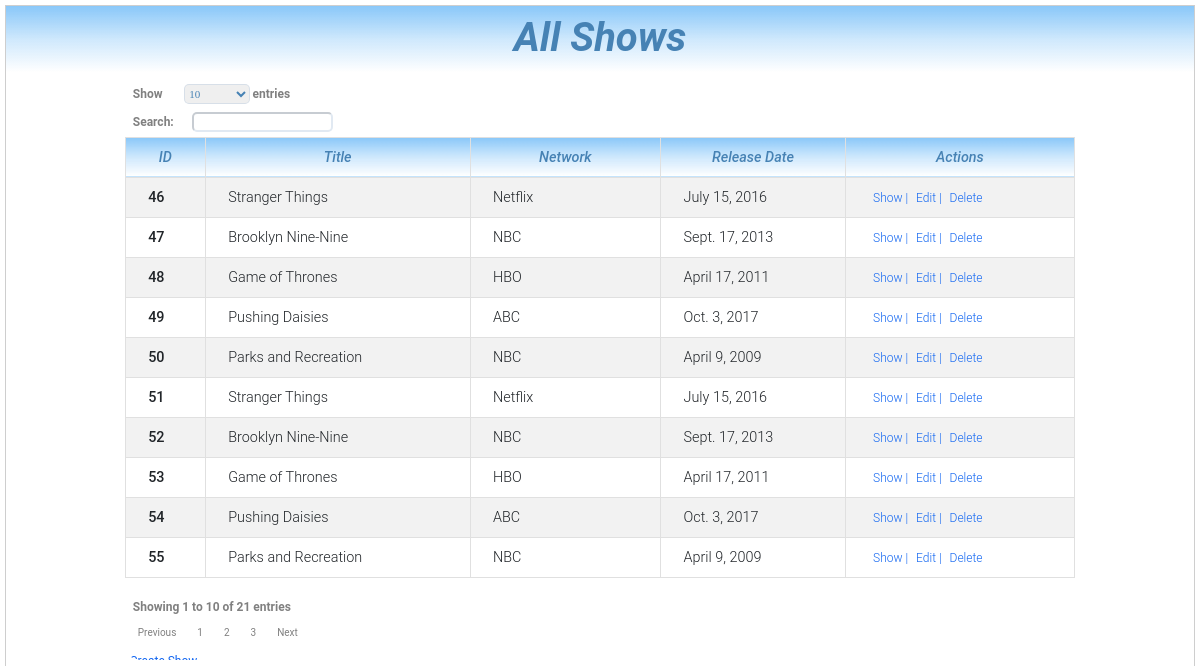
The page / on the database its author committed.
### shows/models.py (models this page shows)
class Shows(models.Model):
    title       = models.CharField(max_length=45)
    network     = models.CharField(max_length=45)
    release_date= models.DateField()
    description  = models.CharField(max_length=255)
    objects     = ShowsManager()

### shows/views.py (the view)
# urls.py: path('', views.index),
def index(request):
    context = {
        'shows' : Shows.objects.all()
    }
    return render(request, 'shows/index.html', context)

### shows/templates/shows/index.html (shortened to what this page needs)
<!DOCTYPE html>
<html lang="en">
<head>
    {% load static %}
    <link rel="stylesheet" href="{% static 'shows/MDB5-STANDARD-UI-KIT-Free-3/css/mdb.min.css' %}">
    <link rel="stylesheet" href="{% static 'shows/css/styles.css' %}">
</head>
<body>
    <div class="wrapper">
        <h1 class="d-flex justify-content-center page-title">All Shows</h1>
        <div class="tableFixHead table-wrapper">
            <table id="dtBasicExample" class="table table-striped table-bordered table-sm" cellspacing="0" width="100%">
                <thead>
                    <tr>
                    <th scope="col">ID</th>
                    <th scope="col">Title</th>
                    <th scope="col">Network</th>
                    <th scope="col">Release Date</th>
                    <th scope="col">Actions</th>
                    </tr>
                </thead>
                <tbody>
                    {% for show in shows %}
                    <tr>
                    <th scope="row">{{show.id}}</th>
                    <td>{{show.title}}</td>
                    <td>{{show.network}}</td>
                    <td>{{show.release_date}}</td>
                    <td>
                        <a href="#">Show | </a>
                        <a href="#">Edit | </a>
                        <a href="#">Delete</a>
                    </td>
                    </tr>
                    {% empty %}
                    <p>No shows found.  Try <a href="{% url 'make_data' %}">here</a> (but be prepared to wait).</p>
                    {% endfor %}
            </table>
            <br>
            <a href="/shows/create_show">Create Show</a>
        </div>
    </div>
</body>
</html>

### shows/static/shows/css/styles.css (style rules this page uses)
.tableFixHead { overflow: auto; height: 70%; width: 400px; }
.tableFixHead tbody th { position: sticky; left: 0; }
table { border-collapse: collapse; width: 100%; }
th, td { padding: 8px 16px; }
th { background:#eee; }
.sorting { background: linear-gradient(#2196f387, #2196f338, #00bcd400); height: 8%; text-align: -webkit-center; font-style: italic; padding-top: 8px; color: steelblue; font-weight: bold; }
a { font-size: 12px; margin-left: 5px; }
.page-title { background: linear-gradient(#2196f387, #2196f338, #00bcd400); height: 8%; text-align: -webkit-center; font-style: italic; padding-top: 8px; color: steelblue; font-weight: bold; }
.wrapper { position: fixed; border: 1px solid rgb(206, 206, 206); margin: 5px; overflow: hidden; height: -webkit-fill-available; width: -webkit-fill-available; }
.table-wrapper { width: 80%; margin-left: 10%; border-radius: 15px; border-color: #0a6dee61; }

### rows shown on the page
Shows: id "46", title "Stranger Things", network "Netflix", release_date "July 15, 2016"
Shows: id "47", title "Brooklyn Nine-Nine", network "NBC", release_date "Sept. 17, 2013"
Shows: id "48", title "Game of Thrones", network "HBO", release_date "April 17, 2011"
Shows: id "49", title "Pushing Daisies", network "ABC", release_date "Oct. 3, 2017"
Shows: id "50", title "Parks and Recreation", network "NBC", release_date "April 9, 2009"
Shows: id "51", title "Stranger Things", network "Netflix", release_date "July 15, 2016"
Shows: id "52", title "Brooklyn Nine-Nine", network "NBC", release_date "Sept. 17, 2013"
Shows: id "53", title "Game of Thrones", network "HBO", release_date "April 17, 2011"
Shows: id "54", title "Pushing Daisies", network "ABC", release_date "Oct. 3, 2017"
Shows: id "55", title "Parks and Recreation", network "NBC", release_date "April 9, 2009"
